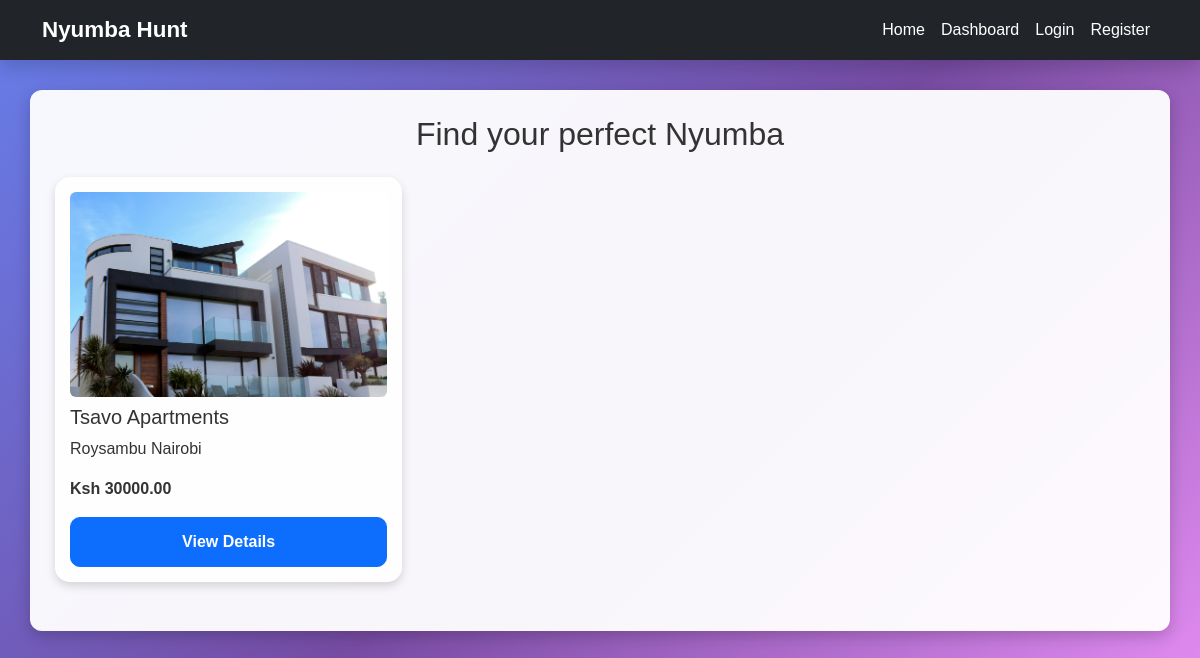
/, run on an earlier commit of the app's database.
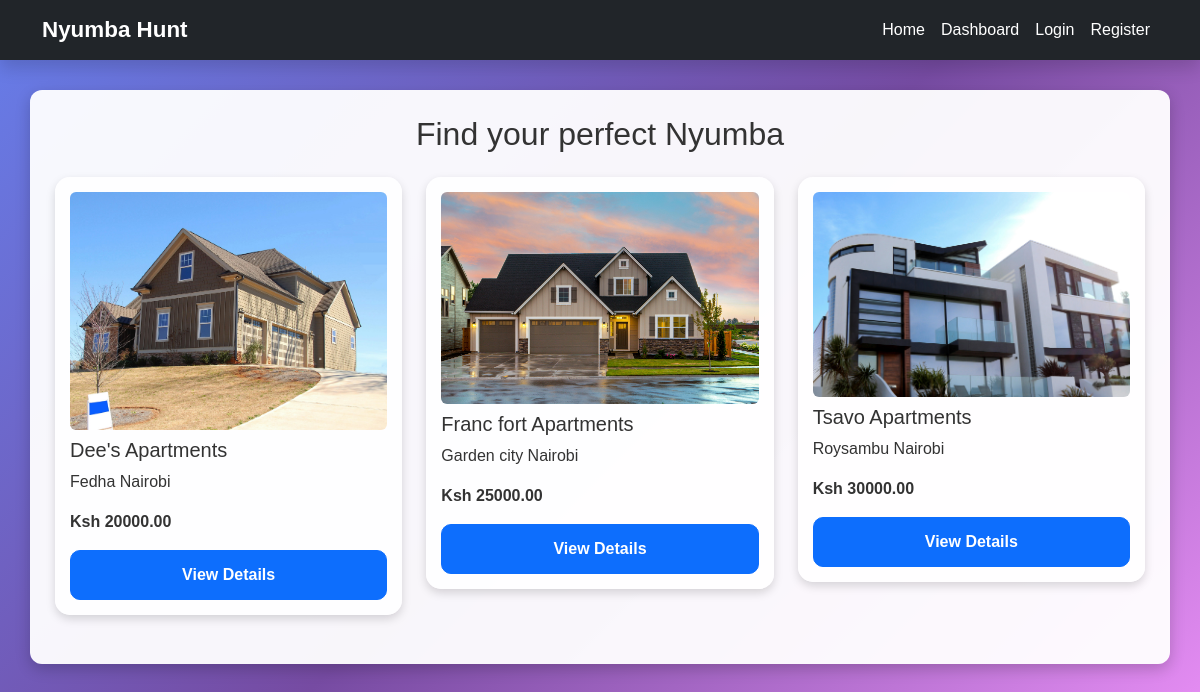
And on a later commit of the database.
### housesApp/models.py (models this page shows, shortened)
class House(models.Model):
    STATUS_VACANT = 'vacant'
    STATUS_OCCUPIED = 'occupied'
    STATUS_CHOICES = [
        (STATUS_VACANT, 'Vacant'),
        (STATUS_OCCUPIED, 'Occupied'),
    ]
    title = models.CharField(max_length=200)
    price = models.DecimalField(max_digits=10, decimal_places=2)
    location = models.CharField(max_length=200)
    description = models.TextField()
    image = models.ImageField(upload_to='house_images/')
    status = models.CharField(max_length=20, choices=STATUS_CHOICES, default=STATUS_VACANT)
    owner = models.ForeignKey(User, on_delete=models.CASCADE, related_name='houses', null=True, blank=True)

### housesApp/views.py (the view)
# urls.py: path('', views.home, name='home'),
def home(request):
    houses = House.objects.all().order_by('-id')
    context = {'houses': houses}
    return render(request, 'housesApp/home.html', context)

### housesApp/templates/housesApp/home.html
{% extends "housesApp/base.html" %}
{% load static %}
{% block content %}
<h2 class="text-center mb-4">Find your perfect Nyumba</h2>
<div class="row">
    {% for house in houses %}
    <div class="col-md-4 mb-4">
        <div class="house-card">
            {% if house.image %}
            <img src="{{ house.image.url }}" class="img-fluid rounded mb-2">
            {% else %}
            <img src="{% static 'images/pexels-davidmcbee-1546166.jpg' %}" class="img-fluid rounded mb-2">
            {% endif %}
            <h5>{{ house.title }}</h5>
            <p>{{ house.location }}</p>
            <p class="fw-bold">Ksh {{ house.price }}</p>
            <a href="{% url 'housesApp:house_detail' house.pk %}" class="btn btn-primary w-100">
                View Details
            </a>
        </div>
    </div>
    {% empty %}
        <p>No houses available.</p>
    {% endfor %}
</div>
{% endblock %}

What changed in the data, as far as the page shows it:
added House: image (picture), title "Dee's Apartments", location "Fedha Nairobi", price "20000.00"
added House: image (picture), title "Franc fort Apartments", location "Garden city Nairobi", price "25000.00"
